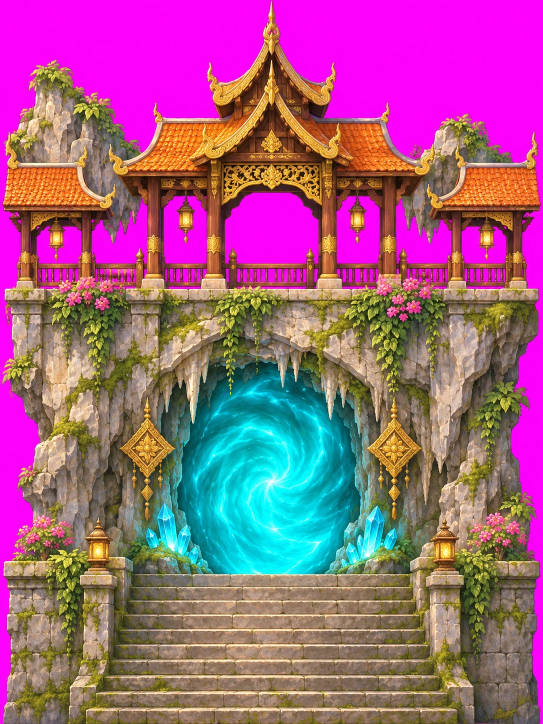
#> input picture tools/town-kit/source/cavegate.webp, 1086 x 1448 px (shown at 1/2 size)
$ python cut_town.py source/cavegate.webp
#> lines starting #> are read from the running program, lines starting #| are printed output that depends on the picture
#> in main, src is the input picture: PIL image 1086x1448 RGB; mean R, G, B 158.9, 94.1, 131
"""Cut the repeating street tile (street + foundation wall) from the town painting.

The town's buildings and props are separate kit art (kit_art.py) and its
background is far_layers.py; only the street still comes from the painting.
Writes public/assets/town-kit/street.webp, crossfaded to repeat sideways.

    python3 tools/town-kit/cut_town.py [painting.png]

Only Pillow is required.
"""

from __future__ import annotations

import sys
from pathlib import Path

from PIL import Image

ROOT = Path(__file__).resolve().parents[2]
OUT = ROOT / "public" / "assets" / "town-kit"
STREET_TOP = 770  # the street's back edge in the painting (world y TOWN_STREET_Y)


def seamless(src: Image.Image, x0: int, y0: int, w: int, h: int, k: int) -> Image.Image:
    """Crop w x h at (x0, y0) and blend its first k columns with the k columns
    just past its right edge, so the tile wraps without a seam."""
#> called with x0 = 300, y0 = 770, w = 512, h = 678, k = 96
    region = src.crop((x0, y0, x0 + w + k, y0 + h))
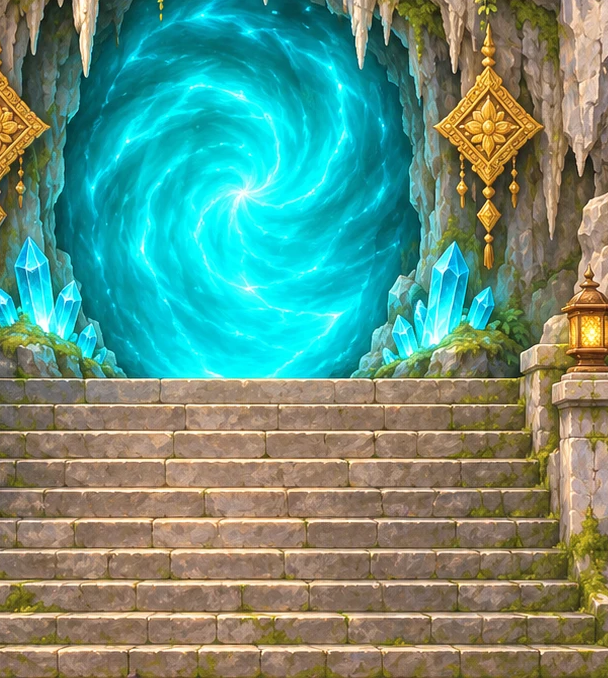
#> region: PIL image 608x678 RGB; mean R, G, B 101.6, 144.7, 126.4
    tile = region.crop((0, 0, w, h))
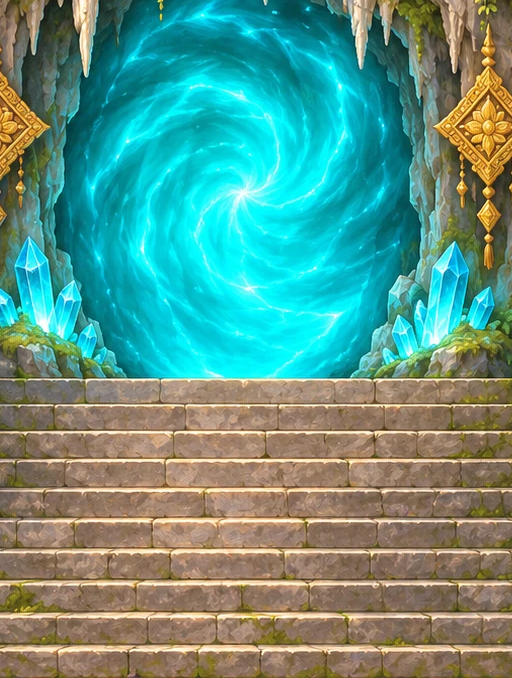
#> tile: PIL image 512x678 RGB; mean R, G, B 93.9, 148.9, 134.2
    for x in range(k):
        a = region.crop((w + x, 0, w + x + 1, h))
        b = tile.crop((x, 0, x + 1, h))
        tile.paste(Image.blend(a, b, x / k), (x, 0))
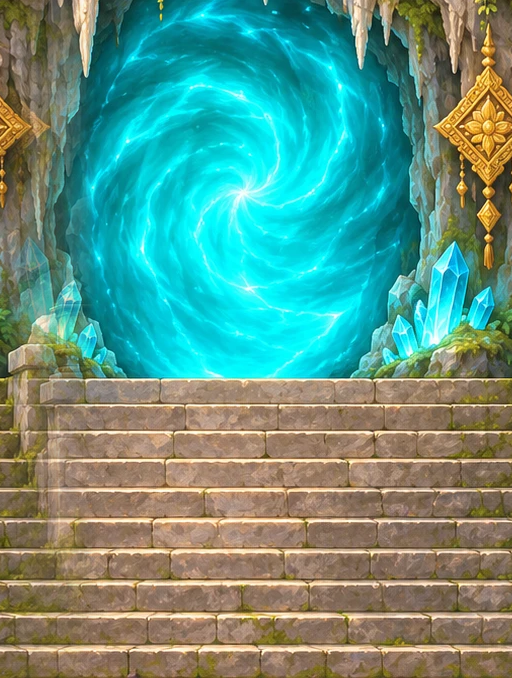
#> tile: PIL image 512x678 RGB; mean R, G, B 95.9, 148, 132.1
    return tile


def main():
    src_path = Path(sys.argv[1]) if len(sys.argv) > 1 else ROOT / "public" / "assets" / "town-terraces-v2.png"
    src = Image.open(src_path).convert("RGB")
    OUT.mkdir(parents=True, exist_ok=True)
    street = seamless(src, 300, STREET_TOP, 512, src.height - STREET_TOP, 96)
    street.save(OUT / "street.webp", "WEBP", quality=90, method=6)
    print("tile street", street.size)
#| tile street (512, 678)


if __name__ == "__main__":
    main()

$ run again, on tools/town-kit/source/props-animated.webp
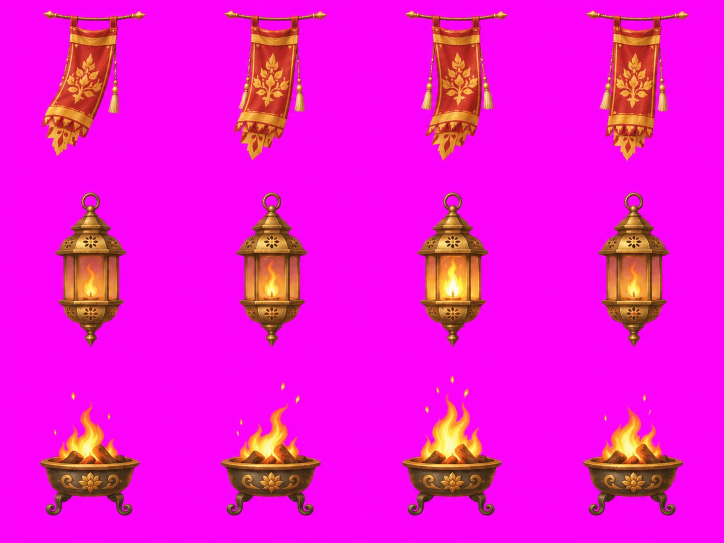
#> input picture tools/town-kit/source/props-animated.webp, 1448 x 1086 px (shown at 1/2 size)
#> in main, src is the input picture: PIL image 1448x1086 RGB; mean R, G, B 239, 20.6, 214
#> in seamless, `region = src.crop((x0, y0, x0 + w + k, y0 + h))`:
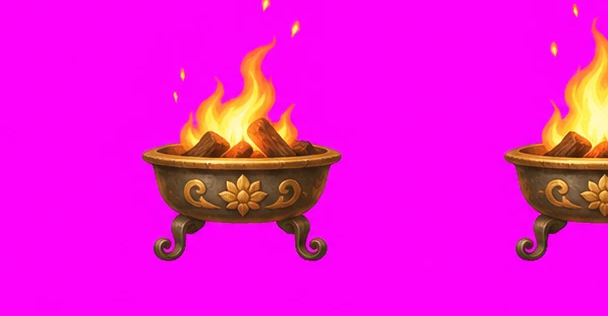
#> region: PIL image 608x316 RGB; mean R, G, B 237.2, 21.2, 215.7
#> after the loop in seamless, `for x in range(k):`:
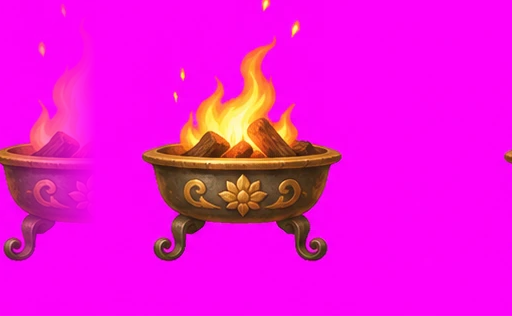
#> tile: PIL image 512x316 RGB; mean R, G, B 237.1, 18.6, 217.5
#| tile street (512, 316)
